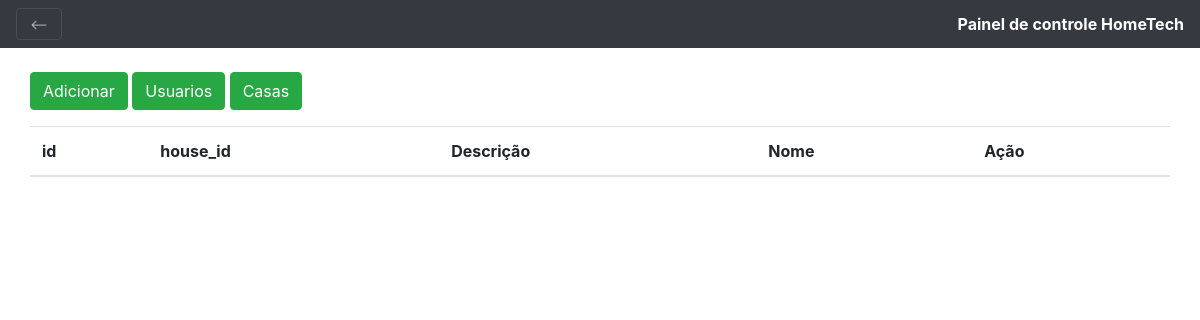
/crud/componente/componente.php, run on an earlier commit of the app's database.
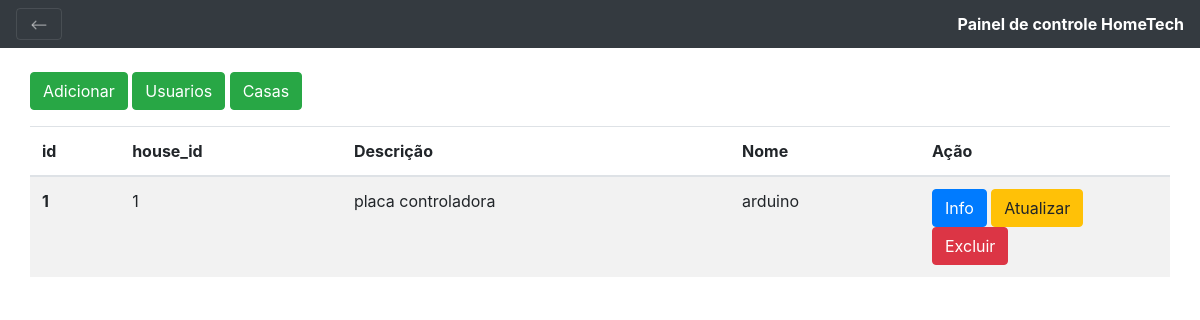
And on a later commit of the database.
### tables this page shows
CREATE TABLE IF NOT EXISTS `componente` (
  `comp_id` int(11) NOT NULL AUTO_INCREMENT,
  `compDescription` varchar(255) DEFAULT NULL,
  `compName` varchar(255) NOT NULL,
  `house_id` int(11) NOT NULL,
  PRIMARY KEY (`comp_id`),
  KEY `fk_CASA_ID` (`house_id`)
);

### crud/componente/componente.php (the view, shortened to what this page needs)
<!DOCTYPE html>
<html lang="pt-br">
<head>
    <link rel="stylesheet" href="./../assets/css/bootstrap.min.css">
    <link href="./../open-iconic/font/css/open-iconic-bootstrap.css" rel="stylesheet">
    <link rel="stylesheet" href="https://stackpath.bootstrapcdn.com/bootstrap/4.5.0/css/bootstrap.min.css">
</head>
<body>
<div class="container">
        <div class="fixed-top">
    <a href="./../index.php">
  <nav class="navbar navbar-dark bg-dark">
    <button class="navbar-toggler" type="button" data-toggle="collapse" data-target="#navbarToggleExternalContent" aria-controls="navbarToggleExternalContent" aria-expanded="false" aria-label="Toggle navigation">
    </button>
    </a>
    <div style="color:white"><b>Painel de controle HomeTech</b></div>
</div>
<br>
<br>
<br>
            <div class="row">
                <p>
                    <a href="ComponenteCreate.php" class="btn btn-success">Adicionar</a>
                    <a href="./../index.php" class="btn btn-success">Usuarios</a>
                    <a href="./../casa/casa.php" class="btn btn-success">Casas</a>
                </p>
                <table class="table table-striped">
                    <thead>
                        <tr>
                            <th scope="col">id</th>
                            <th scope="col">house_id</th>
                            <th scope="col">Descrição</th>
                            <th scope="col">Nome</th>
                            <th scope="col">Ação</th>
                        </tr>
                    </thead>
                    <tbody>
                        <?php
                        $pdo = Banco::conectar();
                        $sql = 'SELECT * FROM componente ORDER BY comp_id ASC';
                        foreach($pdo->query($sql)as $row)
                        {
                            echo '<tr>';
			                      echo '<th scope="row">'. $row['comp_id'] . '</th>';
                                  echo '<td>'. $row['house_id'] . '</td>';
                            echo '<td>'. $row['compDescription'] . '</td>';
                            echo '<td>'. $row['compName'] . '</td>';
                            echo '<td width=250>';
                            echo '<a class="btn btn-primary" href="readComponente.php?comp_id='.$row['comp_id'].'">Info</a>';
                            echo '<a class="btn btn-warning" href="update.php?comp_id='.$row['comp_id'].'">Atualizar</a>';
                            echo '<a class="btn btn-danger" href="delete.php?comp_id='.$row['comp_id'].'">Excluir</a>';
                            echo '</td>';
                            echo '</tr>';
                        }
                        ?>
                    </tbody>
                </table>
            </div>
        </div>
</body>
</html>

What changed in the data, as far as the page shows it:
added componente: comp_id "1", house "1", compDescription "placa controladora", compName "arduino"
